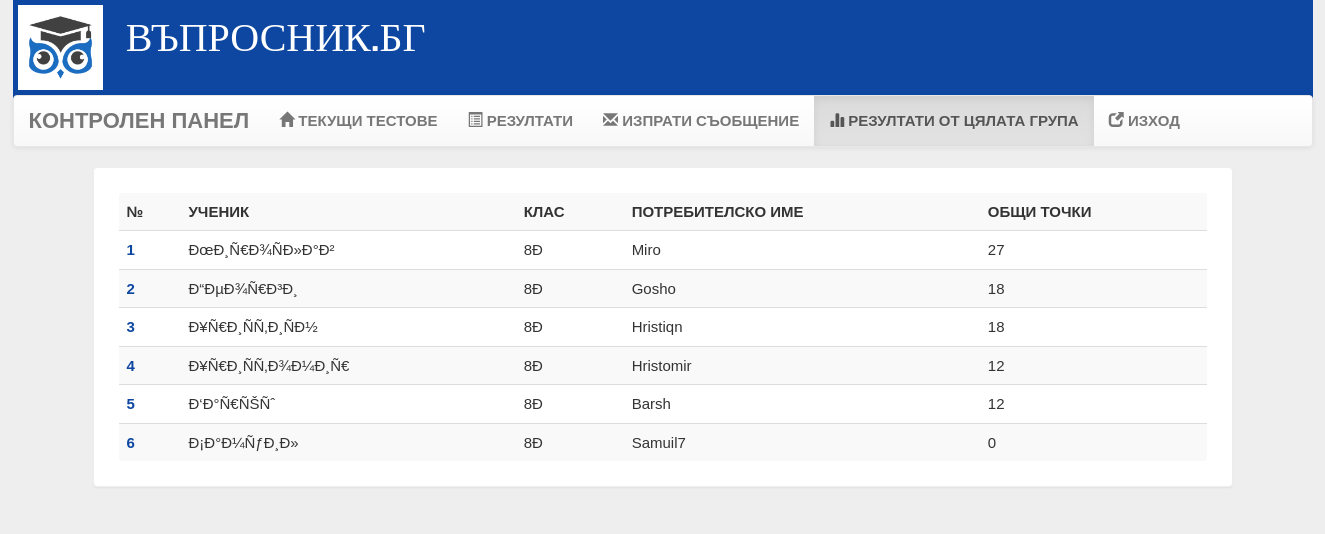
Page /account.php?q=3 (signed in) on the committed database.
### tables this page shows
CREATE TABLE `user` (
  `id` int(100) NOT NULL,
  `name` varchar(50) NOT NULL,
  `rollno` varchar(60) NOT NULL,
  `branch` varchar(20) NOT NULL,
  `gender` varchar(5) NOT NULL,
  `username` varchar(50) NOT NULL,
  `phno` bigint(20) NOT NULL,
  `password` varchar(50) NOT NULL
);

CREATE TABLE `rank` (
  `id` int(100) NOT NULL,
  `username` varchar(50) NOT NULL,
  `score` int(11) NOT NULL,
  `time` timestamp NOT NULL DEFAULT CURRENT_TIMESTAMP ON UPDATE CURRENT_TIMESTAMP
);

### account.php (the view, shortened to what this page needs)
<?php
include_once 'dbConnection.php';
?>
<!DOCTYPE html>
<html>
<head>
 <link  rel="stylesheet" href="css/bootstrap.min.css"/>
 <link  rel="stylesheet" href="css/bootstrap-theme.min.css"/>
 <link  rel="stylesheet" href="css/main.css">
 <link  rel="stylesheet" href="css/font.css">
</head>
<body>
<div class="header">
<div class="row">
<div class="col-lg-6">
<img src="image/logo.png" alt="logo" height="85" width="85" style="margin: 5px">
<span class="logo">ВЪПРОСНИК.БГ</span></div>
<div class="col-md-4 col-md-offset-2"></div></div>
<div class="bg">
<nav class="navbar navbar-default title1" style="margin-top: auto;">
  <div class="container-fluid">
    <div class="navbar-header">
      <a class="navbar-brand" style="font-size: 22px" href="account.php?q=1"><b>КОНТРОЛЕН ПАНЕЛ</b></a>
    </div>
    <div class="collapse navbar-collapse" id="bs-example-navbar-collapse-1">
      <ul class="nav navbar-nav">
        <li <?php
if (@$_GET['q'] == 1)
    echo 'class="active"';
?> ><a href="account.php?q=1"><span class="glyphicon glyphicon-home" aria-hidden="true"></span>&nbsp;<b>ТЕКУЩИ ТЕСТОВЕ</b><span class="sr-only">(current)</span></a></li>
        <li <?php
if (@$_GET['q'] == 2)
    echo 'class="active"';
?>><a href="account.php?q=2"><span class="glyphicon glyphicon-list-alt" aria-hidden="true"></span>&nbsp;<b>РЕЗУЛТАТИ</b></a></li>
    <li <?php
if (@$_GET['q'] == 4)
    echo 'class="active"';
?>><a href="account.php?q=4"><span class="glyphicon glyphicon-envelope" aria-hidden="true"></span>&nbsp;<b>ИЗПРАТИ СЪОБЩЕНИЕ</b></a></li>
    <li <?php
if (@$_GET['q'] == 3)
    echo 'class="active"';
?>><a href="account.php?q=3"><span class="glyphicon glyphicon-stats" aria-hidden="true"></span>&nbsp;<b>РЕЗУЛТАТИ ОТ ЦЯЛАТА ГРУПА</b></a></li>
    <li <?php
if (@$_GET['q'] == 5)
    echo 'class="active"';
?>><a href="logout.php?q=account.php"><span class="glyphicon glyphicon-new-window" aria-hidden="true"></span>&nbsp;<b>ИЗХОД</b></a></li>
            </ul>
      </div>
  </div>
</nav>
<div class="container">
<div class="row">
<div class="col-md-12">
<?php
if (@$_GET['q'] == 3) {
    if(isset($_GET['show'])){
        $show = $_GET['show'];
        $showfrom = (($show-1)*10) + 1;
        $showtill = $showfrom + 9;
    }
    else{
        $showfrom = 1;
    }
    $q = mysqli_query($con, "SELECT * FROM rank") or die('Error223');
    echo '<div class="panel title">
<table class="table table-striped title1" >
<tr><td style="vertical-align:middle"><b>№ </b></td><td style="vertical-align:middle"><b>УЧЕНИК</b></td><td style="vertical-align:middle"><b>КЛАС</b></td><td style="vertical-align:middle"><b>ПОТРЕБИТЕЛСКО ИМЕ</b></td><td style="vertical-align:middle"><b>ОБЩИ ТОЧКИ</b></td></tr>';
    $c = $showfrom-1;
    $total = mysqli_num_rows($q);
    if($total >= $showfrom){
        $q = mysqli_query($con, "SELECT * FROM rank ORDER BY score DESC, time ASC LIMIT ".($showfrom-1).",10") or die('Error223');
        while ($row = mysqli_fetch_array($q)) {
            $e = $row['username'];
            $s = $row['score'];
            $q12 = mysqli_query($con, "SELECT * FROM user WHERE username= '$_SESSION[username]'") or die('Error231');
            while ($row = mysqli_fetch_array($q12)) {
                $branch   = $row['branch'];
            $q12 = mysqli_query($con, "SELECT * FROM user WHERE  branch='$branch'AND username='$e' ") or die('Error231');
            while ($row = mysqli_fetch_array($q12)) {
                $name     = $row['name'];
                $branch   = $row['branch'];
                $username = $row['username'];
            $c++;
            echo '<tr><td style="color:#0D47A1"><b>' . $c . '</b></td><td style="vertical-align:middle">' . $name . '</td><td style="vertical-align:middle">' . $branch . '</td><td style="vertical-align:middle">' . $username . '</td><td style="vertical-align:middle">' . $s . '</td>';
                }
            }
        }
    }
    echo '</table></div>';
}
    ?>
</div>
</div>
</div>
</div>
</body>
</html>

### css/main.css (style rules this page uses)
.panel { border-color:#eee;margin-right: auto;padding:25px;font: 22px "Century Gothic", "Times Roman", sans-serif; }
.title { font-family:'typo'; }
.header { background:#0D47A1;height:100px; }
.logo { font-family:'typo';font-size:40px;color:#ffffff;margin: 15px; }
.title1 { font: 15px "Century Gothic", "Times Roman", sans-serif; }

### account.php (style rules this page uses)
body { width:100%; width: 1300px; margin: auto;font: 12px "Century Gothic", "Times Roman", sans-serif;background:#eee;height:auto;background-attachment:fixed; }
.bg { min-height:540px; }

### rows in the picture
rank: score "27"
user: name "Ð‘Ð°Ñ€ÑŠÑˆ", branch "8Ð", username "Barsh"
user: name "ÐœÐ¸Ñ€Ð¾ÑÐ»Ð°Ð²", branch "8Ð", username "Miro"
rank: score "18"
user: name "Ð“ÐµÐ¾Ñ€Ð³Ð¸", branch "8Ð", username "Gosho"
rank: score "18"
user: name "Ð¥Ñ€Ð¸ÑÑ‚Ð¸ÑÐ½", branch "8Ð", username "Hristiqn"
rank: score "12"
user: name "Ð¥Ñ€Ð¸ÑÑ‚Ð¾Ð¼Ð¸Ñ€", branch "8Ð", username "Hristomir"
rank: score "12"
rank: score "0"
user: name "Ð¡Ð°Ð¼ÑƒÐ¸Ð»", branch "8Ð", username "Samuil7"
